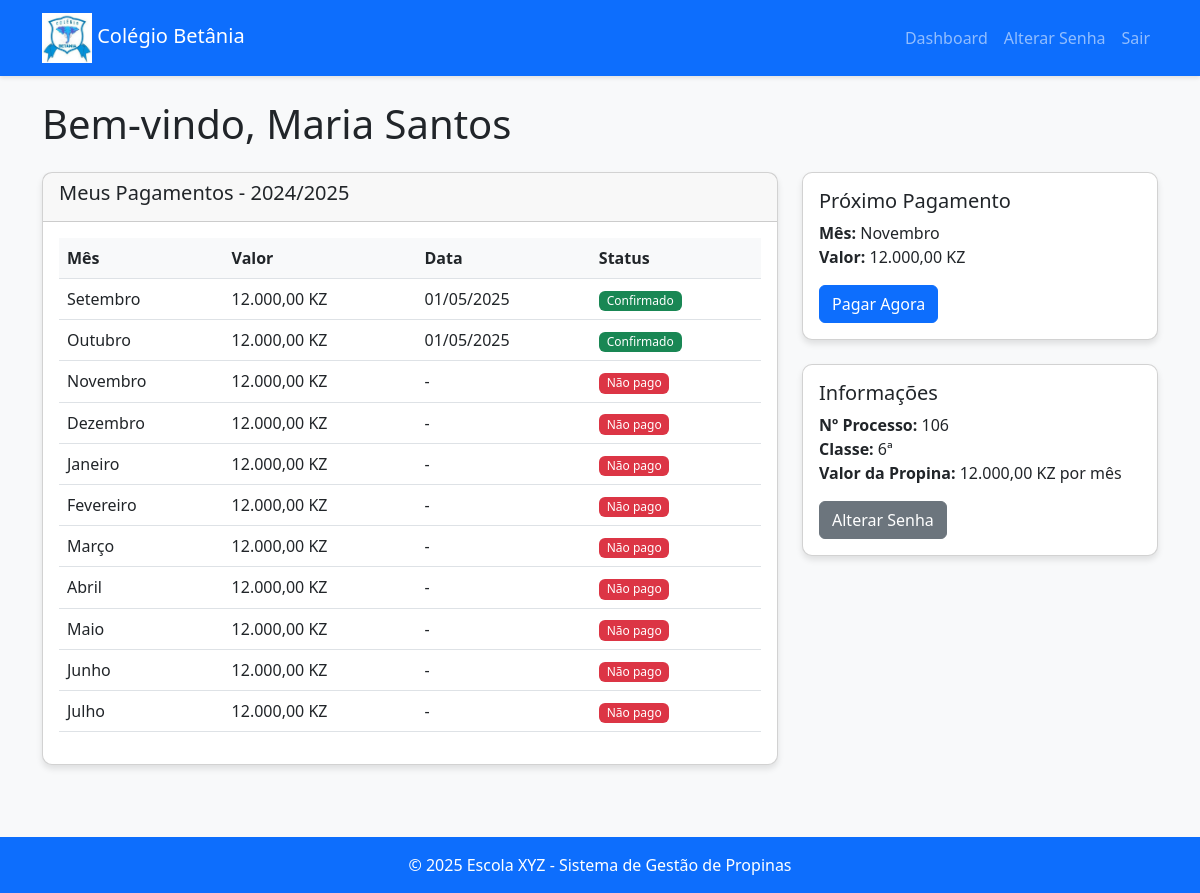
Screenshot of /aluno/dashboard.php (signed in) with the database file from the repository.
### tables this page shows
CREATE TABLE `ano_letivo` (
  `id` int(11) NOT NULL,
  `nome` varchar(20) NOT NULL,
  `inicio` date NOT NULL,
  `fim` date NOT NULL
);

CREATE TABLE `meses_letivo` (
  `id` int(11) NOT NULL,
  `ano_letivo_id` int(11) NOT NULL,
  `mes` enum('Setembro','Outubro','Novembro','Dezembro','Janeiro','Fevereiro','Março','Abril','Maio','Junho','Julho') NOT NULL,
  `ordem` int(11) NOT NULL,
  `exigido_para_exame` tinyint(1) DEFAULT 0
);

CREATE TABLE `pagamentos` (
  `id` int(11) NOT NULL,
  `aluno_id` int(11) NOT NULL,
  `ano_letivo_id` int(11) NOT NULL,
  `mes_letivo_id` int(11) NOT NULL,
  `valor_pago` decimal(10,2) NOT NULL,
  `data_pagamento` datetime DEFAULT current_timestamp(),
  `confirmado` tinyint(1) DEFAULT 0
);

CREATE TABLE `propinas_classe` (
  `id` int(11) NOT NULL,
  `classe` varchar(10) NOT NULL,
  `valor` decimal(10,2) NOT NULL COMMENT 'Valor em KZ'
);

### includes/functions.php (called while the page is built, shortened)
<?php
require_once 'conexao.php';
function getAnoLetivoAtivo() {
    global $pdo;
    $stmt = $pdo->query("SELECT * FROM ano_letivo ORDER BY inicio DESC LIMIT 1");
    return $stmt->fetch();
}
function getMesesLetivo($ano_letivo_id) {
    global $pdo;
    $stmt = $pdo->prepare("SELECT * FROM meses_letivo WHERE ano_letivo_id = ? ORDER BY ordem");
    $stmt->execute([$ano_letivo_id]);
    return $stmt->fetchAll();
}
function getPagamentosAluno($aluno_id, $ano_letivo_id) {
    global $pdo;
    $stmt = $pdo->prepare("
        SELECT p.*, m.mes
        FROM pagamentos p
        JOIN meses_letivo m ON p.mes_letivo_id = m.id
        WHERE p.aluno_id = ? AND p.ano_letivo_id = ?
        ORDER BY m.ordem
    ");
    $stmt->execute([$aluno_id, $ano_letivo_id]);
    return $stmt->fetchAll();
}
function getProximoMesAPagar($aluno_id, $ano_letivo_id, $classe) {
    global $pdo;
    $valor_propina = getPropinaClasse($classe);
    $meses_necessarios = in_array($classe, ['6ª', '9ª', '12ª']) ? 11 : 10;
    $stmt = $pdo->prepare("
        SELECT m.ordem
        FROM pagamentos p
        JOIN meses_letivo m ON p.mes_letivo_id = m.id
        WHERE p.aluno_id = ? AND p.ano_letivo_id = ? AND p.confirmado = TRUE
        ORDER BY m.ordem DESC
        LIMIT 1
    ");
    $stmt->execute([$aluno_id, $ano_letivo_id]);
    $ultimo_pago = $stmt->fetch();
    $proxima_ordem = $ultimo_pago ? $ultimo_pago['ordem'] + 1 : 1;
    $stmt = $pdo->prepare("
        SELECT m.*
        FROM meses_letivo m
        WHERE m.ano_letivo_id = ? AND m.ordem = ?
    ");
    $stmt->execute([$ano_letivo_id, $proxima_ordem]);
    $proximo_mes = $stmt->fetch();
    if ($proximo_mes) {
        $proximo_mes['valor_propina'] = $valor_propina;
    }
    return $proximo_mes;
}
function getPropinaClasse($classe) {
    global $pdo;
    $stmt = $pdo->prepare("SELECT valor FROM propinas_classe WHERE classe = ?");
    $stmt->execute([$classe]);
    $result = $stmt->fetch();
    return $result ? $result['valor'] : 10000.00;
}
function formatarKz($valor) {
    return number_format($valor, 2, ',', '.') . ' KZ';
}
?>

### aluno/dashboard.php (the view, shortened to what this page needs)
<?php
require_once '../includes/auth.php';
require_once '../includes/functions.php';
$aluno_id = $_SESSION['aluno_id'];
$classe = $_SESSION['aluno_classe'];
$ano_letivo = getAnoLetivoAtivo();
$meses_letivo = getMesesLetivo($ano_letivo['id']);
$pagamentos = getPagamentosAluno($aluno_id, $ano_letivo['id']);
$proximo_mes = getProximoMesAPagar($aluno_id, $ano_letivo['id'], $classe);
include '../includes/header.php';
?>
<h1 class="mb-4">Bem-vindo, <?php echo htmlspecialchars($_SESSION['aluno_nome']); ?></h1>
<div class="row">
    <div class="col-md-8">
        <div class="card mb-4">
            <div class="card-header">
                <h5>Meus Pagamentos - <?php echo htmlspecialchars($ano_letivo['nome']); ?></h5>
            </div>
            <div class="card-body">
                <div class="table-responsive">
                    <table class="table">
                        <thead>
                            <tr>
                                <th>Mês</th>
                                <th>Valor</th>
                                <th>Data</th>
                                <th>Status</th>
                            </tr>
                        </thead>
                        <tbody>
                            <?php foreach ($meses_letivo as $mes):
                                $pago = false;
                                $pagamento_mes = null;
                                foreach ($pagamentos as $pagamento) {
                                    if ($pagamento['mes_letivo_id'] == $mes['id']) {
                                        $pago = true;
                                        $pagamento_mes = $pagamento;
                                        break;
                                    }
                                }
                                $necessario = true;
                            ?>
                                <tr class="<?php echo $necessario ? '' : 'table-secondary'; ?>">
                                    <td><?php echo htmlspecialchars($mes['mes']); ?></td>
                                    <td>
                                        <?php
                                        if ($pago && $pagamento_mes) {
                                            echo formatarKz($pagamento['valor_pago']);
                                        } else {
                                            echo formatarKz(getPropinaClasse($classe));
                                        }
                                        ?>
                                    </td>
                                    <td>
                                        <?php
                                        if ($pago && $pagamento_mes) {
                                            echo date('d/m/Y', strtotime($pagamento_mes['data_pagamento']));
                                        } else {
                                            echo '-';
                                        }
                                        ?>
                                    </td>
                                    <td>
                                        <?php if ($pago && $pagamento_mes): ?>
                                            <span class="badge bg-<?php echo $pagamento_mes['confirmado'] ? 'success' : 'warning'; ?>">
                                                <?php echo $pagamento_mes['confirmado'] ? 'Confirmado' : 'Pendente de confirmação'; ?>
                                            </span>
                                        <?php else: ?>
                                            <span class="badge bg-danger">Não pago</span>
                                        <?php endif; ?>
                                    </td>
                                </tr>
                            <?php endforeach; ?>
                        </tbody>
                    </table>
                </div>
            </div>
        </div>
    </div>
    <div class="col-md-4">
        <div class="card mb-4">
            <div class="card-body">
                <h5 class="card-title">Próximo Pagamento</h5>
                <?php if ($proximo_mes && isset($proximo_mes['valor_propina'])): ?>
                    <p class="card-text">
                        <strong>Mês:</strong> <?php echo $proximo_mes['mes']; ?><br>
                        <strong>Valor:</strong> <?php echo formatarKz($proximo_mes['valor_propina']); ?>
                    </p>
                    <a href="pagar.php?mes_id=<?php echo $proximo_mes['id']; ?>" class="btn btn-primary">Pagar Agora</a>
                <?php else: ?>
                    <p class="card-text">Todos os pagamentos necessários já foram realizados.</p>
                <?php endif; ?>
            </div>
        </div>
        <div class="card">
            <div class="card-body">
                <h5 class="card-title">Informações</h5>
                <p class="card-text">
                    <strong>Nº Processo:</strong> <?php echo htmlspecialchars($aluno_id); ?><br>
                    <strong>Classe:</strong> <?php echo htmlspecialchars($classe); ?><br>
                    <strong>Valor da Propina:</strong> <?php echo formatarKz(getPropinaClasse($classe)); ?> por mês
                </p>
                <a href="alterar_senha.php" class="btn btn-secondary">Alterar Senha</a>
            </div>
        </div>
    </div>
</div>
<?php include '../includes/footer.php'; ?>

### assets/css/style.css (style rules this page uses)
body { background-color: #f8f9fa; }
.card { border-radius: 10px; box-shadow: 0 4px 6px rgba(0, 0, 0, 0.1); }
.table th { background-color: #f8f9fa; }
.badge { font-weight: normal; }

### rows the page displays
ano_letivo: nome "2024/2025", id.ordem "12.000,00 KZ"
meses_letivo: mes "Setembro", shows "Confirmado"
pagamentos: valor_pago "12.000,00 KZ", data_pagamento "01/05/2025"
meses_letivo: mes "Outubro", shows "Confirmado"
pagamentos: valor_pago "12.000,00 KZ", data_pagamento "01/05/2025"
meses_letivo: mes "Novembro", propinas_classe.valor "12.000,00 KZ", shows "Não pago"
meses_letivo: mes "Dezembro", propinas_classe.valor "12.000,00 KZ", shows "Não pago"
meses_letivo: mes "Janeiro", propinas_classe.valor "12.000,00 KZ", shows "Não pago"
meses_letivo: mes "Fevereiro", propinas_classe.valor "12.000,00 KZ", shows "Não pago"
meses_letivo: mes "Março", propinas_classe.valor "12.000,00 KZ", shows "Não pago"
meses_letivo: mes "Abril", propinas_classe.valor "12.000,00 KZ", shows "Não pago"
meses_letivo: mes "Maio", propinas_classe.valor "12.000,00 KZ", shows "Não pago"
meses_letivo: mes "Junho", propinas_classe.valor "12.000,00 KZ", shows "Não pago"
meses_letivo: mes "Julho", propinas_classe.valor "12.000,00 KZ", shows "Não pago"
propinas_classe: valor "12.000,00 KZ"

### other values shown
$_SESSION['aluno_nome'] "Maria Santos"
$proximo_mes['mes'] "Novembro"
$aluno_id "106"
$classe "6ª"
